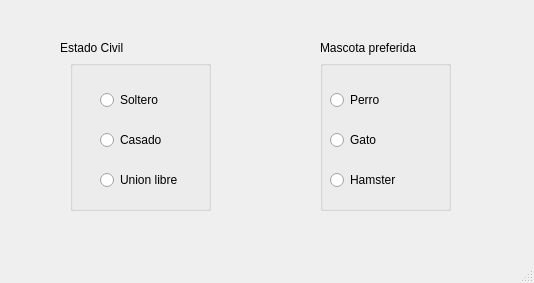
<?xml version="1.0" encoding="UTF-8"?>
<ui version="4.0">
 <class>MainWindow</class>
 <widget class="QMainWindow" name="MainWindow">
  <property name="geometry">
   <rect>
    <x>0</x>
    <y>0</y>
    <width>534</width>
    <height>283</height>
   </rect>
  </property>
  <property name="windowTitle">
   <string>MainWindow</string>
  </property>
  <widget class="QWidget" name="centralwidget">
   <widget class="QLabel" name="label">
    <property name="geometry">
     <rect>
      <x>60</x>
      <y>40</y>
      <width>121</width>
      <height>16</height>
     </rect>
    </property>
    <property name="text">
     <string>Estado Civil</string>
    </property>
   </widget>
   <widget class="QLabel" name="label_2">
    <property name="geometry">
     <rect>
      <x>320</x>
      <y>40</y>
      <width>121</width>
      <height>16</height>
     </rect>
    </property>
    <property name="text">
     <string>Mascota preferida</string>
    </property>
   </widget>
   <widget class="QGroupBox" name="groupBox">
    <property name="geometry">
     <rect>
      <x>70</x>
      <y>60</y>
      <width>141</width>
      <height>151</height>
     </rect>
    </property>
    <property name="title">
     <string/>
    </property>
    <widget class="QRadioButton" name="rb_union_libre">
     <property name="geometry">
      <rect>
       <x>30</x>
       <y>110</y>
       <width>99</width>
       <height>20</height>
      </rect>
     </property>
     <property name="text">
      <string>Union libre</string>
     </property>
    </widget>
    <widget class="QRadioButton" name="rb_soltero">
     <property name="geometry">
      <rect>
       <x>30</x>
       <y>30</y>
       <width>99</width>
       <height>20</height>
      </rect>
     </property>
     <property name="text">
      <string>Soltero</string>
     </property>
    </widget>
    <widget class="QRadioButton" name="rb_casado">
     <property name="geometry">
      <rect>
       <x>30</x>
       <y>70</y>
       <width>99</width>
       <height>20</height>
      </rect>
     </property>
     <property name="text">
      <string>Casado</string>
     </property>
    </widget>
   </widget>
   <widget class="QGroupBox" name="groupBox_2">
    <property name="geometry">
     <rect>
      <x>320</x>
      <y>60</y>
      <width>131</width>
      <height>151</height>
     </rect>
    </property>
    <property name="title">
     <string/>
    </property>
    <widget class="QRadioButton" name="rb_gato">
     <property name="geometry">
      <rect>
       <x>10</x>
       <y>70</y>
       <width>99</width>
       <height>20</height>
      </rect>
     </property>
     <property name="text">
      <string>Gato</string>
     </property>
    </widget>
    <widget class="QRadioButton" name="rb_hamster">
     <property name="geometry">
      <rect>
       <x>10</x>
       <y>110</y>
       <width>99</width>
       <height>20</height>
      </rect>
     </property>
     <property name="text">
      <string>Hamster</string>
     </property>
    </widget>
    <widget class="QRadioButton" name="rb_perro">
     <property name="geometry">
      <rect>
       <x>10</x>
       <y>30</y>
       <width>99</width>
       <height>20</height>
      </rect>
     </property>
     <property name="text">
      <string>Perro</string>
     </property>
    </widget>
   </widget>
  </widget>
  <widget class="QMenuBar" name="menubar">
   <property name="geometry">
    <rect>
     <x>0</x>
     <y>0</y>
     <width>534</width>
     <height>24</height>
    </rect>
   </property>
  </widget>
  <widget class="QStatusBar" name="statusbar"/>
 </widget>
 <resources/>
 <connections/>
</ui>
